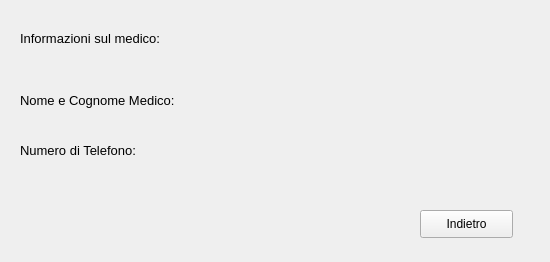
<?xml version="1.0" encoding="UTF-8"?>
<ui version="4.0">
 <class>Form</class>
 <widget class="QWidget" name="Form">
  <property name="geometry">
   <rect>
    <x>0</x>
    <y>0</y>
    <width>550</width>
    <height>262</height>
   </rect>
  </property>
  <property name="windowTitle">
   <string>Visualizza Informazioni Medico</string>
  </property>
  <widget class="QLabel" name="label">
   <property name="geometry">
    <rect>
     <x>20</x>
     <y>30</y>
     <width>211</width>
     <height>16</height>
    </rect>
   </property>
   <property name="font">
    <font>
     <pointsize>10</pointsize>
    </font>
   </property>
   <property name="text">
    <string>Informazioni sul medico:</string>
   </property>
  </widget>
  <widget class="QPushButton" name="pushButton">
   <property name="geometry">
    <rect>
     <x>420</x>
     <y>210</y>
     <width>93</width>
     <height>28</height>
    </rect>
   </property>
   <property name="text">
    <string>Indietro</string>
   </property>
  </widget>
  <widget class="QLabel" name="label_2">
   <property name="geometry">
    <rect>
     <x>20</x>
     <y>85</y>
     <width>211</width>
     <height>31</height>
    </rect>
   </property>
   <property name="font">
    <font>
     <pointsize>10</pointsize>
    </font>
   </property>
   <property name="text">
    <string>Nome e Cognome Medico:</string>
   </property>
  </widget>
  <widget class="QLabel" name="label_3">
   <property name="geometry">
    <rect>
     <x>20</x>
     <y>140</y>
     <width>191</width>
     <height>21</height>
    </rect>
   </property>
   <property name="font">
    <font>
     <pointsize>10</pointsize>
    </font>
   </property>
   <property name="text">
    <string>Numero di Telefono:</string>
   </property>
  </widget>
  <widget class="QLabel" name="label_4">
   <property name="geometry">
    <rect>
     <x>240</x>
     <y>90</y>
     <width>281</width>
     <height>16</height>
    </rect>
   </property>
   <property name="text">
    <string/>
   </property>
  </widget>
  <widget class="QLabel" name="label_5">
   <property name="geometry">
    <rect>
     <x>230</x>
     <y>150</y>
     <width>301</width>
     <height>16</height>
    </rect>
   </property>
   <property name="text">
    <string/>
   </property>
  </widget>
 </widget>
 <resources/>
 <connections/>
</ui>
